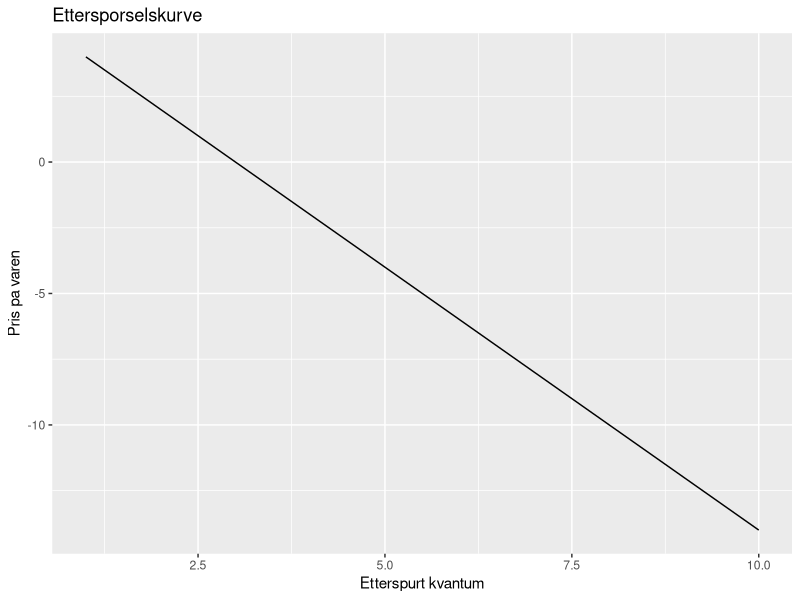
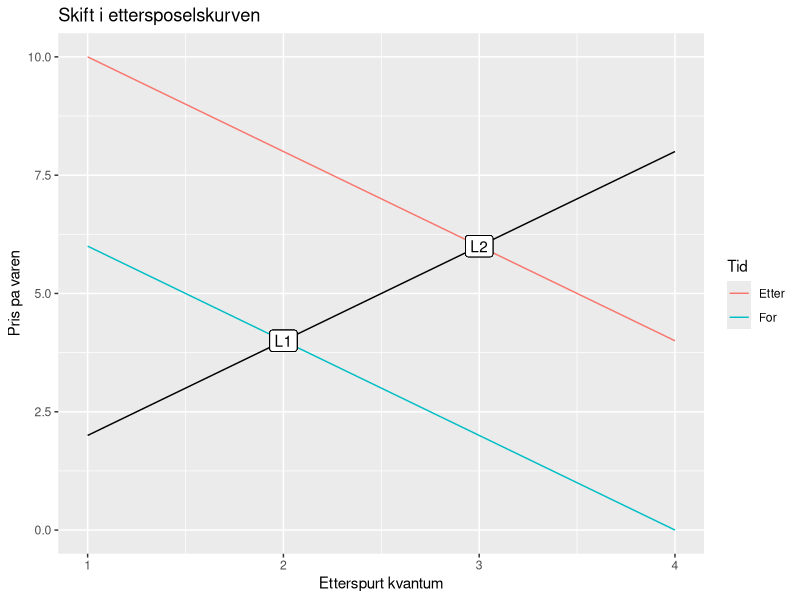
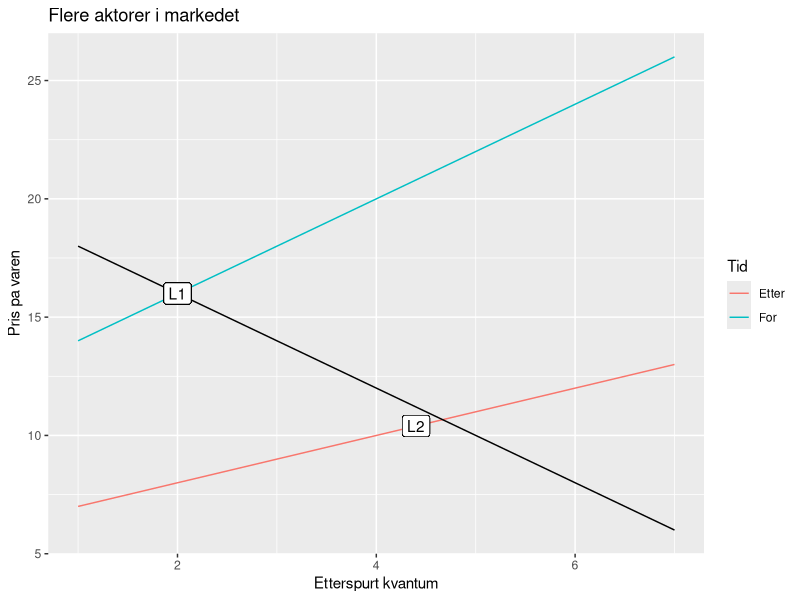
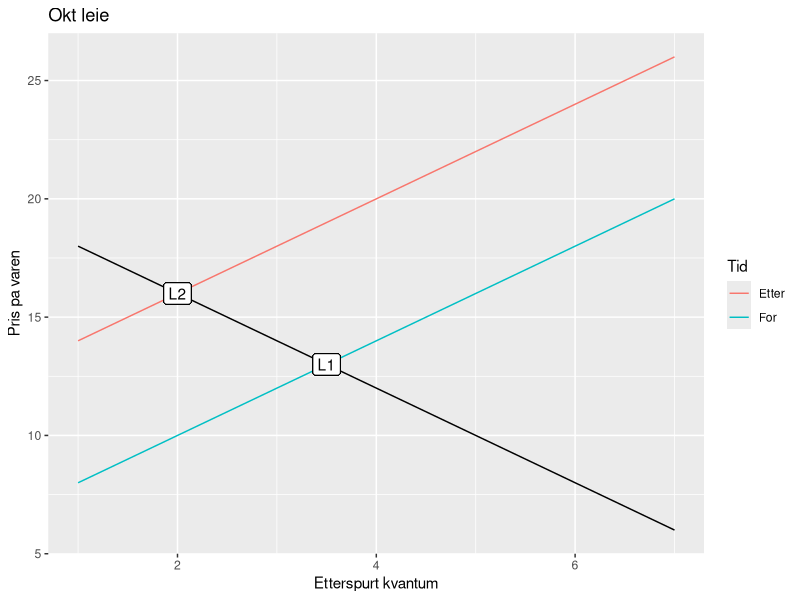
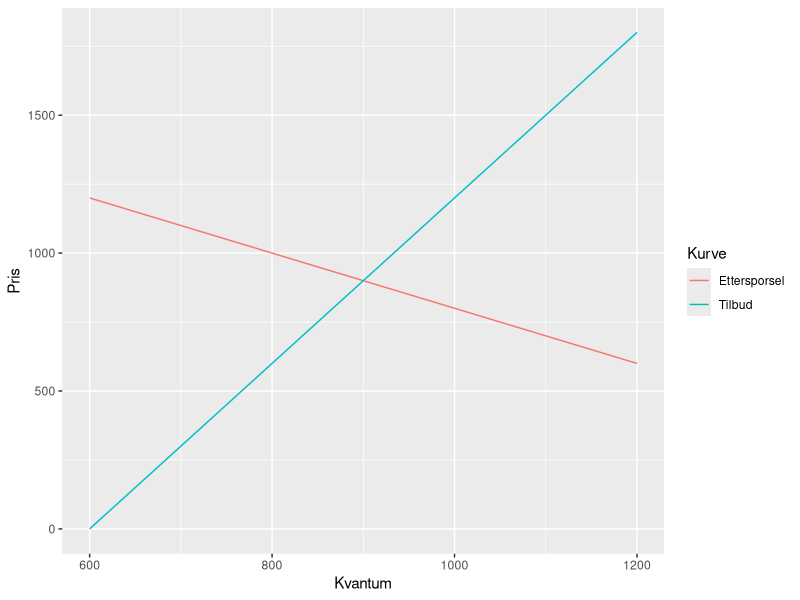

R code for these plots, in order:
## ---- chunk 1
#| output: false
#| warning: false
#| echo: false

library(tidyverse)
## ---- chunk 2

#| echo: false
#| warning: false




f <- function(x){
  return (-2*x + 6)
}
data <- tibble(x = seq(1,10,1), y = f(x))|>
  ggplot(aes(x,y))+
  geom_line() + 
  labs(x = "Etterspurt kvantum" ,y= "Pris pa varen", title = "Ettersporselskurve")


data


## ---- chunk 3

#| echo: false

#| warning: false

E_1 <- function(x){
  return (-2*x + 8)
  
  
}

E_2 <-  function(x){
  return (-2*x + 12)
  
}
T_ <- function(x){
  return(2*x)
}
data <- tibble(x = seq(1,4,1), E_For = E_1(x), E_Etter = E_2(x))|>
  pivot_longer(cols = - x,
               names_prefix = "E_",
               names_to = "Tid",
               values_to = "E"
               )|>
  ggplot()+
  geom_line(aes(x = x , y = E, color = Tid) )+ 
   geom_line(aes(x = x, y = T_(x))) + 
  labs(x = "Etterspurt kvantum" ,y= "Pris pa varen", title = "Skift i ettersposelskurven") +
  geom_point(aes(x = 3, y = E_2(3)))+ 
  geom_label(aes(x = 3, y = E_2(3), label = "L2"))+
  geom_point(aes(x = 2, y = E_1(2)))+ 
  geom_label(aes(x = 2, y = E_1(2), label = "L1"))
 


data


## ---- chunk 4

#| echo: false
#| warning: false


T_1 <- function(x){
  return (1*x + 6)
  
  
}

T_2 <-  function(x){
  return (2*x + 12)
  
}
E <- function(x){
  return(-2*x+20)
}
data <- tibble(x = seq(1,7,1), T_Etter = T_1(x), T_For = T_2(x))|>
  pivot_longer(cols = - x,
               names_prefix = "T_",
               names_to = "Tid",
               values_to = "tilbud"
               )|>
  ggplot()+
  geom_line(aes(x = x , y = tilbud, color = Tid) )+ 
   geom_line(aes(x = x, y = E(x))) + 
  labs(x = "Etterspurt kvantum" ,y= "Pris pa varen", title = "Flere aktorer i markedet") +
  geom_point(aes(x = 2, y = T_2(2)))+ 
  geom_label(aes(x = 2, y = T_2(2), label = "L1"))+
  geom_point(aes(x = 4.4, y = T_1(4.4)))+ 
  geom_label(aes(x = 4.4, y = T_1(4.4), label = "L2"))
  
 


data


## ---- chunk 5

#| echo: false
#| warning: false


T_1 <- function(x){
  return (2*x + 6)
  
  
}

T_2 <-  function(x){
  return (2*x + 12)
  
}
E <- function(x){
  return(-2*x+20)
}
data <- tibble(x = seq(1,7,1), T_For = T_1(x), T_Etter = T_2(x))|>
  pivot_longer(cols = - x,
               names_prefix = "T_",
               names_to = "Tid",
               values_to = "tilbud"
               )|>
  ggplot()+
  geom_line(aes(x = x , y = tilbud, color = Tid) )+ 
   geom_line(aes(x = x, y = E(x))) + 
  labs(x = "Etterspurt kvantum" ,y= "Pris pa varen", title = "Okt leie") +
  geom_point(aes(x = 2, y = T_2(2)))+ 
  geom_label(aes(x = 2, y = T_2(2), label = "L2"))+
  geom_point(aes(x = 3.5, y = T_1(3.5)))+ 
  geom_label(aes(x = 3.5, y = T_1(3.5), label = "L1"))
  
 


data


## ---- chunk 6

#| echo: false
#| warning: false





Tilbud <-  function(x){
  return (3*x - 1800)
  
}
E <- function(x){
  return(-x + 1800)
}
data <- tibble(x = seq(600,1200,1), Tilbud = Tilbud(x), E = E(x))|>
  ggplot()+
  geom_line(aes(x =  x, y = E, color = "Ettersporsel") ) + 
  geom_line(aes(x = x , y = Tilbud, color = "Tilbud")) + 
  labs( x = "Kvantum", y = "Pris", color = "Kurve")


data
